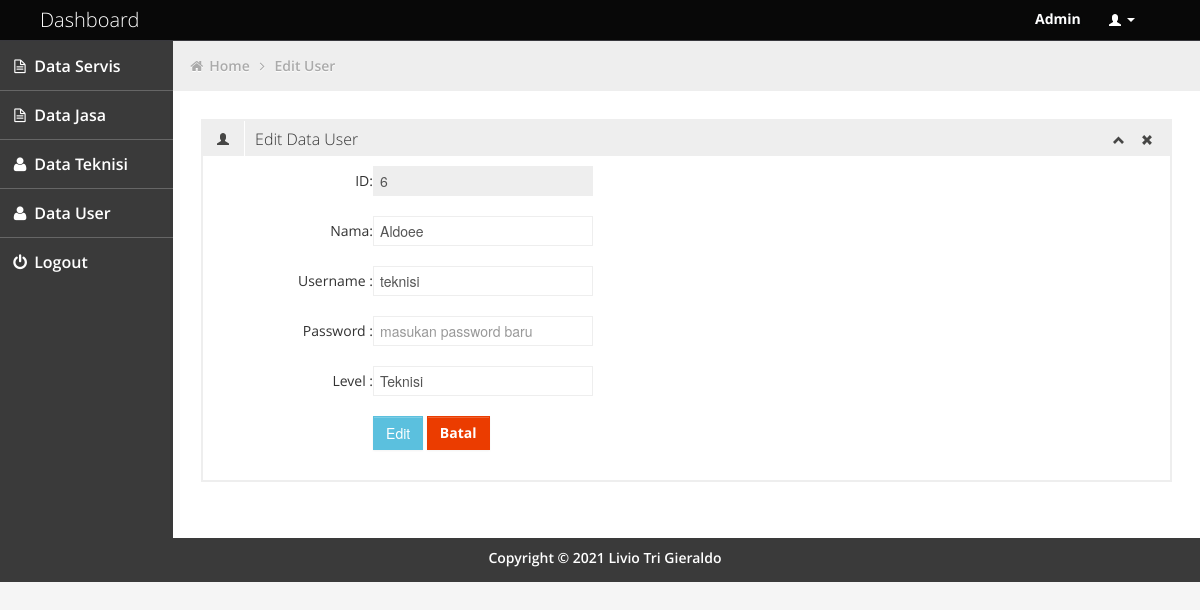
The app's page /teknisi/edituser.php?id=6 (signed in) with its own data.
### tables this page shows
CREATE TABLE `user` (
  `id` int(11) NOT NULL,
  `nama` varchar(255) NOT NULL,
  `username` varchar(255) NOT NULL,
  `password` varchar(255) NOT NULL,
  `level` enum('Admin','Teknisi') NOT NULL
);

### teknisi/edituser.php (the view, shortened to what this page needs)
<?php
include '../config/koneksi.php';
if (isset($_GET['id'])) {
	$data = $conn->prepare("SELECT * FROM user WHERE id = ? ");
	$id = $_GET['id'];
	$data->bind_param('i', $id);
	$data->execute();
	$result = $data->get_result();
	$row= $result->fetch_row();
}
?>
<!DOCTYPE html>
<html lang="en">
<head>
	<link id="bootstrap-style" href="../css/bootstrap.min.css" rel="stylesheet">
	<link href="../css/bootstrap-responsive.min.css" rel="stylesheet">
	<link id="base-style" href="../css/style.css" rel="stylesheet">
	<link id="base-style-responsive" href="../css/style-responsive.css" rel="stylesheet">
	<link rel="stylesheet" type="text/css" href="../css2/font.css">
</head>
<body>
	<?php include 'navbar.php'; ?>
		<div class="container-fluid-full">
				<div class="row-fluid">
					<?php include 'sidebarr.php'; ?>
						<div id="content" class="span10">
								<ul class="breadcrumb">
									<li>
										<i class="icon-home"></i>
										<a href="index.html">Home</a>
										<i class="icon-angle-right"></i>
									</li>
									<li><a href="edituser.php">Edit User</a></li>
								</ul>
		  	<div class="row-fluid sortable">
				<div class="box span12">
					<div class="box-header">
						<h2><i class="halflings-icon user"></i><span class="break"></span>Edit Data User</h2>
						<div class="box-icon">
							<a href="#" class="btn-minimize"><i class="halflings-icon chevron-up"></i></a>
							<a href="#" class="btn-close"><i class="halflings-icon remove"></i></a>
						</div>
					</div>
					<div class="box-content">
						<form class="form-horizontal" role="form" action="../aksi/proses.php?update" method="post">
				<div class="form-group">
				    <label class="control-label col-sm-2" for="id">ID:</label>
				    <div class="col-sm-10">
				      <input type="text" class="form-control" name="id" value="<?php echo $row ['0']; ?>" readonly>
				    </div>
				  </div><br>
				  <div class="form-group">
				    <label class="control-label col-sm-2" for="nama">Nama:</label>
				    <div class="col-sm-10">
				      <input type="text" class="form-control" name="nama" value="<?php echo $row ['1']; ?>" required>
				    </div>
				  </div><br>
				  <div class="form-group">
				    <label class="control-label col-sm-2" for="username">Username :</label>
				    <div class="col-sm-10">
				      <input type="text" class="form-control" name="username"  value="<?php echo $row ['2']; ?>" required>
				    </div>
				  </div><br>
				  <div class="form-group">
				    <label class="control-label col-sm-2" for="password">Password :</label>
				    <div class="col-sm-10">
				      <input type="password" class="form-control" name="password"  placeholder="masukan password baru" >
				    </div>
				  </div><br>
				  <div class="form-group">
				    <label class="control-label col-sm-2" for="level">Level :</label>
				    <div class="col-sm-10">
				      <input type="text" class="form-control" name="level" value="<?php echo $row ['4']; ?>" required>
				    </div>
				  </div><br>
				  <div class="form-group">
					<label class="col-sm-3 control-label">&nbsp;</label>
					<div class="col-sm-6">
						<input type="submit" name="update" class="btn btn-sm btn-info" value="Edit">
						<a href="user.php" class="btn btn-sm btn-danger"><b>Batal</b></a>
					</div>
				</div>
			</form>
					</div>
				</div>
			</div>
				</div>
		</div>
	<?php include 'footer.php';?>
</body>
</html>

### css/style.css (style rules this page uses)
body { background: #F5F5F5; color: #333; border: none; font-family: 'Open Sans', sans-serif; font-weight: 600; }
a { color: #646464; }
h2 { font-size: 16px; line-height: 16px; }
#content { background: #ffffff; filter: none; min-height: 100%; padding: 20px 20px; position: relative; }
.breadcrumb { margin: -28px -28px 28px -28px; line-height: 34px; background: #eee; border: 0px; color: #aaa; -webkit-box-shadow: none; -moz-box-shadow: none; box-shadow: none; -webkit-border-radius: 0px; -moz-border-radius: 0px; border-radius: 0px; }
.breadcrumb a { color: #aaa; text-shadow: 0px 1px 1px #fff; }
.box { border: 2px solid #eee; background: #fff !important; margin-bottom: 28px; }
.box-header { height: 16px; font-size: 16px; line-height: 16px; padding: 10px; background: #eee; -webkit-box-shadow: none; -moz-box-shadow: none; box-shadow: none; overflow: hidden; }
.box-header h2 { float:left; margin-top: 0px; font-weight: 300; }
.box-header h2 i { margin: 0px 3px 0px 4px; opacity: .8; filter: alpha(opacity=80); -ms-filter:"progid:DXImageTransform.Microsoft.Alpha(Opacity=80)"; }
.box-header .box-icon { float:right; margin-top: 1px; }
.box-header .box-icon i { -webkit-transition: all 0.1s ease-in-out; -moz-transition: all 0.1s ease-in-out; -o-transition: all 0.1s ease-in-out; -ms-transition: all 0.1s ease-in-out; transition: all 0.1s ease-in-out; opacity: .8; filter: alpha(opacity=80); -ms-filter:"progid:DXImageTransform.Microsoft.Alpha(Opacity=80)"; }
.box-header .box-icon a { margin: 0px 5px; }
.box-content { position: relative; z-index: 50; margin-top: -1px; padding: 10px; background: #fff !important; }
.btn { display: inline-block; padding: 6px 12px; margin-bottom: 0; font-size: 14px; font-weight: 500; line-height: 20px; text-align: center; white-space: nowrap; vertical-align: middle; cursor: pointer; border: 1px solid #a7a9aa; -webkit-border-radius: 0px !important; border-radius: 0px !important; }
.btn { color: #ffffff; background-color: #a7a9aa; border-color: #a7a9aa; background-image: none; filter: none; text-shadow: none; }
.btn-danger { background-color: #EB3C00; border-color: #EB3C00; }
.btn-info { background-color: #5bc0de; border-color: #5bc0de; }

### css/style-responsive.css (style rules this page uses)
@media (min-width: 1200px) { .container-fluid-full { overflow: hidden; position: relative; height: 100%; } }
@media (min-width: 1200px) { #content { width: 85.578%; padding: 28px; margin: 0px 0px; margin-left: 14.422% !important; } }

### css/halflings.css (style rules this page uses)
html, html .halflings { -webkit-font-smoothing: antialiased !important; }
.halflings-icon { display: inline-block; width: 14px; height: 14px; line-height: 14px; vertical-align: text-top; background-image: url(../img/glyphicons_halflings.svg); background-position: 0 0; background-repeat: no-repeat; vertical-align: top; *display: inline; *zoom: 1; *margin-right: .3em; }
.halflings-icon.user { background-position: -168px 0; }
.halflings-icon.remove { background-position: -312px 0; }
.halflings-icon.chevron-up { background-position: -288px -120px; }

### records on screen
user: id "6", nama "Aldoee", username "teknisi", level "Teknisi"

### other values on screen
$_SESSION['level'] "Admin"
